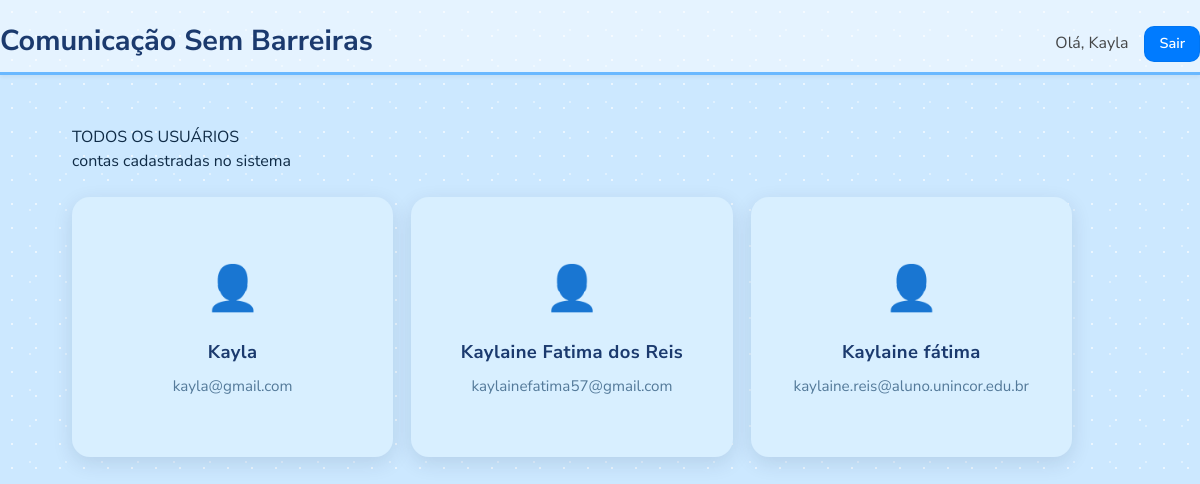
Page /usuarios (signed in) on the committed database.
### comunicacao-sem-barreiras/models.py (models this page shows, shortened)
class Usuario(db.Model):
    __tablename__ = "usuarios"
    id = db.Column(db.Integer, primary_key=True)
    nome = db.Column(db.String(120), nullable=False)
    email = db.Column(db.String(200), unique=True, nullable=False)
    criancas = db.relationship("Crianca", backref="usuario", lazy=True, cascade="all, delete-orphan")
    categorias = db.relationship("Categoria", backref="usuario", lazy=True, cascade="all, delete-orphan")

### comunicacao-sem-barreiras/app.py (the view)
@app.route("/usuarios")
@login_required
def usuarios():
    itens = Usuario.query.order_by(Usuario.nome).all()
    return render_template("usuarios.html", itens=itens)

### comunicacao-sem-barreiras/app.py (called while the page is built)
def login_required(view_func):
    @wraps(view_func)
    def wrapper(*args, **kwargs):
        if "usuario_id" not in session:
            return redirect(url_for("login"))
        return view_func(*args, **kwargs)
    return wrapper

### comunicacao-sem-barreiras/templates/usuarios.html (shortened to what this page needs)
{% extends "base.html" %}
{% block content %}
<div class="profile" style="margin: 10px 0 24px 0;">
  <div class="name">TODOS OS USUÁRIOS</div>
  <div class="handle">contas cadastradas no sistema</div>
</div>
{% if itens %}
  <div class="grid" style="gap:18px;">
    {% for u in itens %}
      <div class="tile big" style="cursor:default;">
        <div class="emoji">👤</div>
        <div class="title" style="margin-top:2px;">{{ u.nome }}</div>
        <div class="hint" style="margin-top:6px; font-size:.95rem;">
          {{ u.email }}
        </div>
      </div>
    {% endfor %}
  </div>
{% endif %}
{% endblock %}

### comunicacao-sem-barreiras/templates/base.html (shortened to what this page needs)
<!doctype html>
<html lang="pt-br">
<head>
  <link href="https://cdn.jsdelivr.net/npm/bootstrap@5.3.0/dist/css/bootstrap.min.css" rel="stylesheet">
  <link rel="stylesheet" href="{{ url_for('static', filename='css/style.css') }}">
</head>
<body>
  <header>
    <h1>Comunicação Sem Barreiras</h1>
    {% if session.get('usuario_nome') %}
      <div class="usuario">Olá, {{ session['usuario_nome'] }}</div>
      <a class="logout" href="{{ url_for('logout') }}">Sair</a>
    {% endif %}
  </header>
  <main>
    <div class="container">
      {% block content %}{% endblock %}
    </div>
  </main>
</body>
</html>

### comunicacao-sem-barreiras/static/css/style.css (style rules this page uses)
:root { --bg:#cfeeff; --bg-header:#a6d8ff; --ink:#0f2b46; --muted:#547a9a; --card:#ffffff; --btn:#6ab8ff; --btn-hover:#4fa9ff; --btn-yellow:#ffe08a; --btn-pink:#ffb3c7; --radius:18px; --shadow:0 6px 20px rgba(15,43,70,.12); }
* { box-sizing:border-box }
html,body { height:100% }
body { margin:0; padding:0; font-family: "Poppins", system-ui, -apple-system, Segoe UI, Roboto, Arial, sans-serif; color:var(--ink); background: var(--bg); background-image: radial-gradient(rgba(255,255,255,.6) 1px, transparent 1px), radial-gradient(rgba(255,255,255,.4) 1px, transparent 1px); background-size: 24px 24px, 36px 36px; background-position: 0 0, 12px 12px; }
header { background:var(--bg-header); border-bottom:3px solid #6ab8ff; padding:14px 20px; display:flex; align-items:center; gap:16px; }
header h1 { font-size:1.1rem; margin:0; font-weight:600 }
header .usuario { margin-left:auto; color:var(--ink); opacity:.9 }
header .logout { text-decoration:none; color:var(--ink); background:#fff; padding:6px 10px; border-radius:10px; font-weight:500; border:1px solid rgba(0,0,0,.05); }
main { display:flex; justify-content:center; padding:28px }
.grid { width:min(1000px, 96vw); display:grid; grid-template-columns: repeat(auto-fit, minmax(210px, 1fr)); gap:16px; }
.tile { background:var(--card); border-radius:22px; box-shadow:var(--shadow); padding:18px; text-align:center; transition:transform .12s ease; }
.tile .emoji { font-size:40px; display:block; margin-bottom:8px }
.tile .title { font-weight:600; margin-bottom:3px }
.tile .hint { color:var(--muted); font-size:.9rem }
.tile.big { background:#d8efff; border-radius:18px; box-shadow:var(--shadow); padding:22px 16px; text-align:center; }
.tile.big .title { font-weight:700; letter-spacing:.4px }
.tile.big .hint { color:var(--muted); font-size:.9rem }

### comunicacao-sem-barreiras/templates/base.html (style rules this page uses)
body { background-color: #cce8ff; font-family: 'Nunito Sans', sans-serif; min-height: 100vh; margin: 0; padding: 0; display: flex; flex-direction: column; align-items: center; }
header { width: 100%; text-align: center; background: rgba(255, 255, 255, 0.5); padding: 20px 0 10px; box-shadow: 0 2px 4px rgba(0,0,0,0.05); position: sticky; top: 0; z-index: 10; }
header h1 { font-weight: 700; color: #1b3a6e; font-size: 1.8rem; margin: 0; }
header .usuario { margin-top: 5px; font-size: 1rem; color: #333; }
header .logout { display: inline-block; margin-top: 6px; color: #fff; background-color: #007bff; padding: 6px 14px; border-radius: 10px; text-decoration: none; font-size: 0.9rem; font-weight: 600; }
main { flex: 1; width: 100%; display: flex; justify-content: center; align-items: flex-start; padding: 40px 0; }
.container { width: 90%; max-width: 1200px; }
.grid { display: grid; grid-template-columns: repeat(auto-fit, minmax(280px, 1fr)); gap: 32px; justify-items: center; }
.tile { background: rgba(255, 255, 255, 0.5); border-radius: 20px; padding: 22px; width: 100%; height: 260px; display: flex; align-items: center; justify-content: center; flex-direction: column; text-align: center; color: #1b3a6e; text-decoration: none; box-shadow: 0 3px 6px rgba(0,0,0,0.05); transition: all 0.2s ease; }
.tile .emoji { font-size: 44px; margin-bottom: 14px; }
.tile .title { font-size: 1.15rem; font-weight: 700; letter-spacing: 0.3px; }

### rows in the picture
Usuario: usuario_nome "Kayla", nome "Kayla", email "kayla@gmail.com"
Usuario: nome "Kaylaine Fatima dos Reis", email "kaylainefatima57@gmail.com"
Usuario: nome "Kaylaine fátima", email "kaylaine.reis@aluno.unincor.edu.br"
